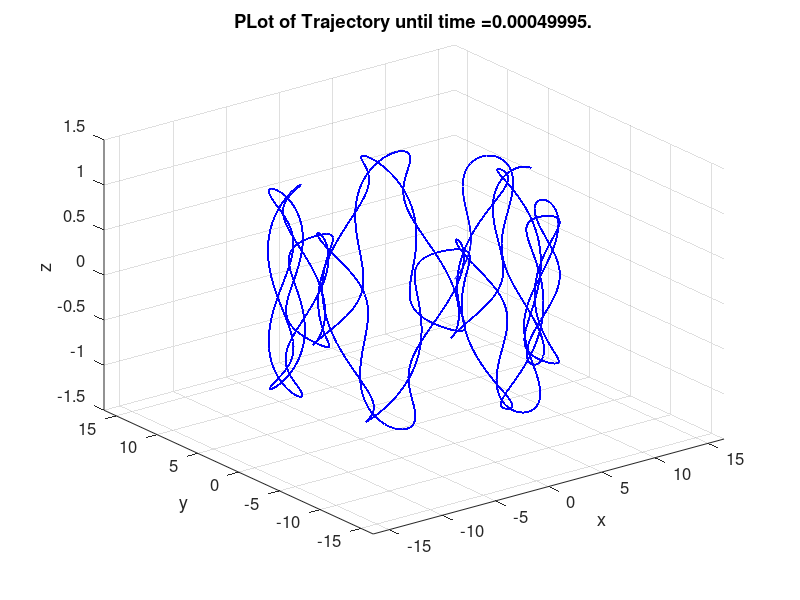

MATLAB code to generate this figure: (Note: this script raises an error after producing the figure.)
%% Read Me
%{

The following code is an shows the motion of a charged particle in a 
Penning Trap.
All the initial values id the "Initial Values" section could
be modified according to the user's need.

%}

%%
close all;
clear all;


%% Initial Values
% Charateristics of Particle
% Particle  e = 1.602e-19   proton m = 1.67e-27
   q = 1.602e-19;     
   m = 1.67e-27;      

% Magnetic Field
   B = 0.005;
% Voltage
   v0 = 250;
% Minimal Axial Distance
   z0 = 1;
% Minimal Radial Distance
   p0 = 10;
   
% Cyclotron Factor
   factor_c = 0.1;
% Magnetron Factor
   factor_m = 1;
   
% Number of Steps
   n = 10001;   

% Charateristic dimension
   d=1;

%% Calculating some important values
% Define time
   t = 0:0.005/n:0.0005;
% Calculate the cyclotron angular velocity of the particle
   w_c=q*B/m;
% Calculate the axial angular velocity of the particle
   w_z=sqrt((q*v0)/(m*d^2));
% Calculate the cmodified cylotron angular velocity of the particle
   w_cx=0.5*(w_c+sqrt(w_c^2-2*w_z^2));
% Calculate the magneton angular velocity of the particle
   w_m=0.5*(w_c-sqrt(w_c^2-2*w_z^2));      
% Calculate the radius of the orbit for cyclotron motion
   r_c=p0*factor_c;
% Calculate the radius of the orbit for magnetron motion
   r_m=p0*factor_m;   



if((w_c^2-2*w_z^2)<=0)
   print('Error/n');
end
   
%% Animation

x=[];
y=[];
z=[];

for i = 1:n

x = [x r_c*cos(w_cx*t(i))+r_m*cos(w_m*t(i))];
y = [y r_c*sin(w_cx*t(i))+r_m*sin(w_m*t(i))];
z = [z z0*cos(w_z*t(i))];

ax = plot3(x, y, z , '-b', 'LineWidth', 0.3);

hold on

set(gca,'FontSize', 12);

xlabel('x'); ylabel('y');zlabel('z');

xlim([-(r_c+r_m) (r_c+r_m)]*1.5);
ylim([-(r_c+r_m) (r_c+r_m)]*1.5);
zlim([-z0 z0]*1.5);

grid on;

title(['PLot of Trajectory until time =' num2str(t(i)) '.']);

drawnow;

end
